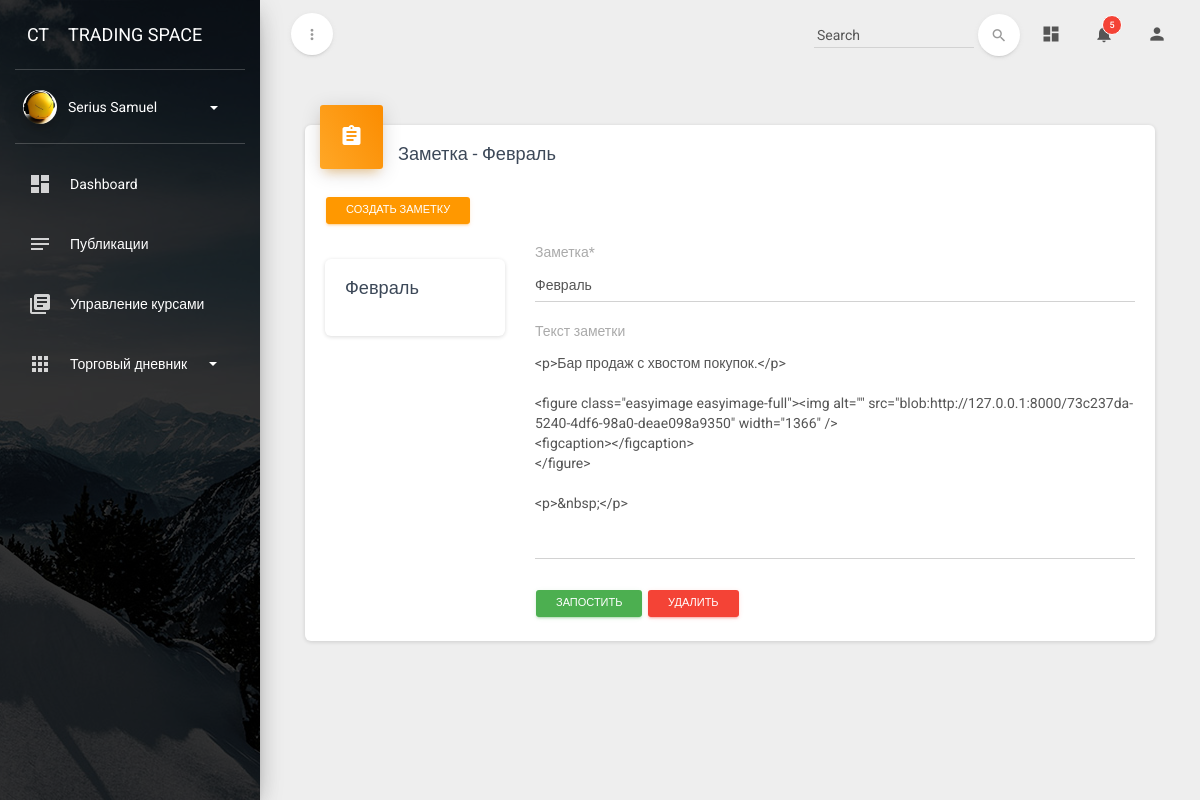
/diary/5/9/9/update/ (signed in), run on the app's committed database.
### profiles/models.py (models this page shows, shortened)
class Profile(models.Model):
    user = models.OneToOneField(User, on_delete=models.CASCADE)
    image = models.ImageField(default='default.png', upload_to='profiles_img', verbose_name='Изображение профиля')
    description = models.CharField(max_length=150, default='Пользователь ресурса', blank=True, verbose_name='О себе')
    categiry_learn = models.ForeignKey(CategoryLearnGroup, on_delete=models.SET_NULL, null=True, blank=True,
                                       verbose_name='Группа обучения')
    class Meta:
        verbose_name = 'Профиль пользователя'
        verbose_name_plural = 'Профили пользователей'

### diary/models.py (models this page shows, shortened)
class DiaryNote(models.Model):
    category = models.ForeignKey(DiarySubCategory, on_delete=models.CASCADE, verbose_name='Категория дневника')
    title = models.CharField(max_length=150, db_index=True, default='Новая заметка', verbose_name='Заметка')
    content = RichTextUploadingField(blank=True, verbose_name='Текст заметки')
    create_date = models.DateTimeField(auto_now_add=True, verbose_name='Дата создания')
    update_date = models.DateTimeField(auto_now=True, verbose_name='Дата обновления')
    class Meta:
        verbose_name = 'Заметка'
        verbose_name_plural = 'Заметки'

### diary/views.py (the view, shortened to what this page needs)
# urls.py: path('<int:cat_pk>/<int:sub_pk>/<int:note_pk>/update/', DiaryNoteUpdateView.as_view(), name='diary_note_update'),
class DiaryNoteUpdateView(LoginRequiredMixin, UserPassesTestMixin, UpdateView):
    model = DiaryNote
    fields = ['title', 'content']
    pk_url_kwarg = 'note_pk'
    def get_context_data(self, **kwargs):
        context = super().get_context_data(**kwargs)
        context['notes'] = DiaryNote.objects.filter(category=self.kwargs['sub_pk'])
        return context
    def test_func(self):
        note = self.get_object()
        if self.request.user == note.category.parent.author:
            return True
        return False

### diary/models.py (called while the page is built)
    def get_absolute_url(self):
        return reverse('diary_cat_detail', kwargs={'cat_pk': self.pk})

### diary/templatetags/diary_tags.py (called while the page is built)
@register.simple_tag(takes_context=True)
def get_categories(context):
    user = context['user']
    return DiaryCategory.objects.filter(author=user)

### templates/diary/diarynote_form.html (shortened to what this page needs)
{% extends 'base_profile.html' %}
{% load crispy_forms_tags %}
{% block content %}
    <div class="content">
        <div class="container-fluid">
            <div class="col-md-12">
                <div class="card">
                    <div class="card-header card-header-icon" data-background-color="orange">
                         <i class="material-icons">assignment</i>
                    </div>
                    <div class="card-content">
                        <h4 class="card-title">Заметка - {{ object.title }} </h4>
                    {% if object %}
                        <a href="{% url 'diary_note_create' cat_pk=object.category.parent.id sub_pk=object.category.id %}"
                                       type="button"
                                       rel="tooltip" class="btn btn-warning btn-sm">
                                       Создать заметку
                                    </a>
                    {% endif %}
                        <div class="row">
                            <div class="col-md-3">
                                {% for note in notes %}
                                    <div class="card">
                                        <div class="card-content">
                                            <h4 class="card-title">
                                                <a href="{% url 'diary_note_update' cat_pk=note.category.parent.id sub_pk=note.category.id note_pk=note.id %}">{{ note.title }}</a>
                                            </h4>
                                        </div>
                                    </div>
                                {% endfor %}
                            </div>
                            <div class="col-md-9">
                                <form method="post" enctype="multipart/form-data">
                                    <div class="form-group label-floating">
                                        {{ form|crispy }}
                                    </div>
                                    <button type="submit" class="btn btn-success btn-sm pull-center">Запостить
                                    </button>
                                    {% if object %}
                                        <a href="{% url 'diary_note_delete' cat_pk=object.category.parent.id sub_pk=object.category.id note_pk=object.id %}"
                                           type="button" class="btn btn-danger btn-sm">
                                            Удалить
                                        </a>
                                    {% endif %}
                                </form>
                            </div>
                        </div>
                    </div>
                </div>
            </div>
        </div>
    </div>
{% endblock %}

### templates/base_profile.html (shortened to what this page needs)
<!doctype html>
{% load static %}
{% load diary_tags %}
<html lang="en">
<head>
    <link href="{% static 'assets/css/bootstrap.min.css' %}" rel="stylesheet"/>
    <link href="{% static 'assets/css/material-dashboard.css' %}" rel="stylesheet"/>
    <link href="https://maxcdn.bootstrapcdn.com/font-awesome/latest/css/font-awesome.min.css" rel="stylesheet">
</head>
<body>
<div class="wrapper">
    <div class="sidebar" data-active-color="orange" data-background-color="black"
         data-image="{% static 'assets/img/sidebar-1.jpg' %}">
        <div class="logo">
            <a href="{% url 'index' %}" class="simple-text logo-mini">
                CT
            </a>
            <a href="{% url 'index' %}" class="simple-text logo-normal">
                Trading Space
            </a>
        </div>
        <div class="sidebar-wrapper">
            <div class="user">
                <div class="photo">
                    <img src="{{ user.profile.image.url }}"/>
                </div>
                <div class="info">
                    <a data-toggle="collapse" href="#collapseExample" class="collapsed">
                    <span>
                         {{ user.get_full_name }}
                        <b class="caret"></b>
                    </span>
                    </a>
                </div>
            </div>
            <ul class="nav">
                <li>
                    <a href="{% url 'dashboard' %}">
                        <i class="material-icons">dashboard</i>
                        <p> Dashboard </p>
                    </a>
                </li>
                <li>
                    <a href="{% url 'user_all_post' %}">
                        <i class="material-icons">notes</i>
                        <p> Публикации </p>
                    </a>
                </li>
                {% if perms.Instructors %}
                    <li>
                        <a href="{% url 'manage_course_list' %}">
                            <i class="material-icons">library_books</i>
                            <p> Управление курсами</p>
                        </a>
                    </li>
                {% endif %}
                {% get_categories as categories %}
                {% if categories.count > 0 %}
                    <li>
                        <a data-toggle="collapse" href="#componentsExamples">
                            <i class="material-icons">apps</i>
                            <p> Торговый дневник
                                <b class="caret"></b>
                            </p>
                        </a>
                    </li>
                {% endif %}
            </ul>
        </div>
    </div>
    <div class="main-panel">
        <nav class="navbar navbar-transparent navbar-absolute">
            <div class="container-fluid">
                <div class="navbar-minimize">
                    <button id="minimizeSidebar" class="btn btn-round btn-white btn-fill btn-just-icon">
                        <i class="material-icons visible-on-sidebar-regular">more_vert</i>
                    </button>
                </div>
                <div class="navbar-header">
                    <a class="navbar-brand" href="#"> </a>
                </div>
                <div class="collapse navbar-collapse">
                    <ul class="nav navbar-nav navbar-right">
                        <li>
                            <a href="#pablo" class="dropdown-toggle" data-toggle="dropdown">
                                <i class="material-icons">dashboard</i>
                            </a>
                        </li>
                        <li class="dropdown">
                            <a href="#" class="dropdown-toggle" data-toggle="dropdown">
                                <i class="material-icons">notifications</i>
                                <span class="notification">5</span>
                            </a>
                        </li>
                        <li class="dropdown">
                            <a href="#pablo" class="dropdown-toggle" data-toggle="dropdown">
                                <i class="material-icons">person</i>
                            </a>
                        </li>
                    </ul>
                    <form class="navbar-form navbar-right" role="search">
                        <div class="form-group form-search is-empty">
                            <input type="text" class="form-control" placeholder=" Search ">
                        </div>
                        <button type="submit" class="btn btn-white btn-round btn-just-icon">
                            <i class="material-icons">search</i>
                            <div class="ripple-container"></div>
                        </button>
                    </form>
                </div>
            </div>
        </nav>
        {% block content %}
        {% endblock %}
    </div>
</div>
</body>
</html>

### data on the page
DiaryNote: title "Февраль", content "<p>Бар продаж с хвостом покупок.</p> <figure class=\"easyimage easyimage-full\"><img alt=\"\" src=\"blob:http://127.0.0.1:8000/73c237da-5240-4df6-98a0-deae098a9350\" width=\"1366\" /> <figcaption></figcaption> </figure> <p>&nbsp;</p>"

### other printed values
{{ user.get_full_name }} "Serius Samuel"
